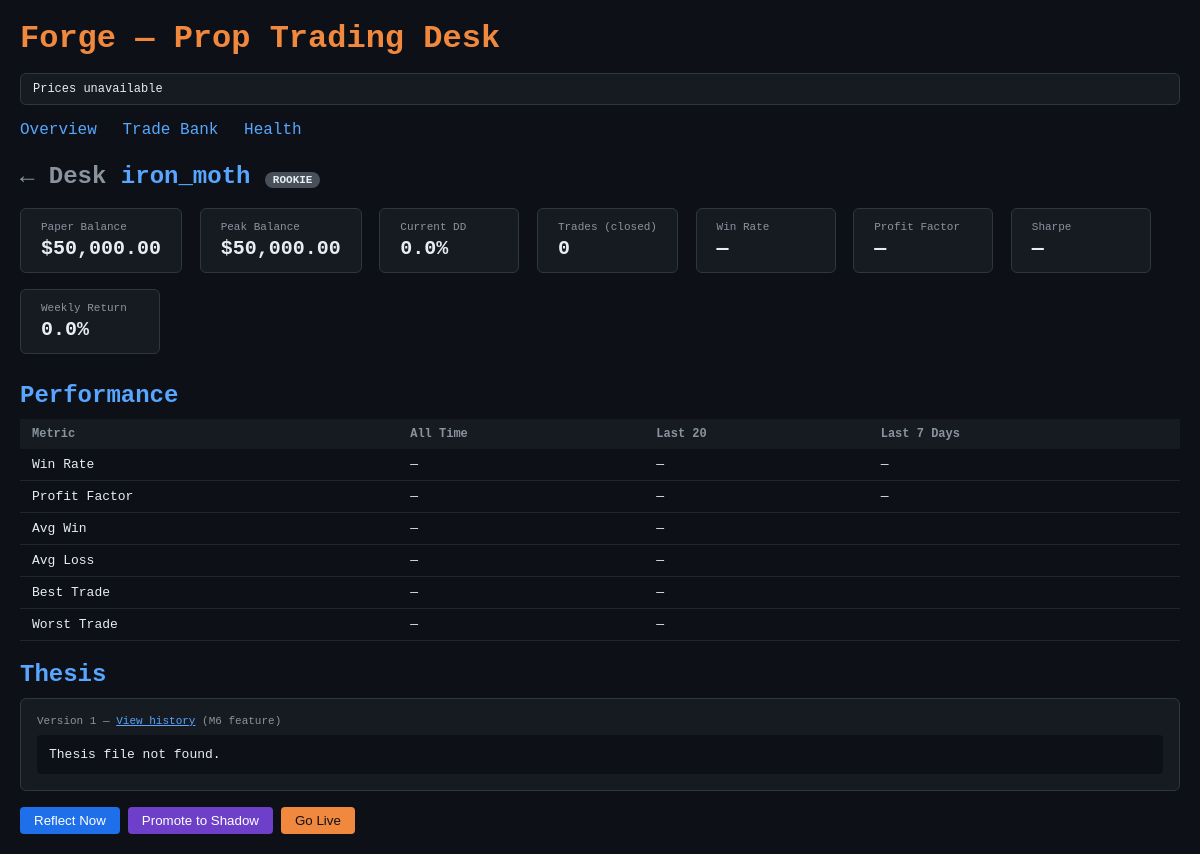
The app's page /agents/iron_moth with its own data.
### tables this page shows
CREATE TABLE agents (
    id TEXT PRIMARY KEY,
    name TEXT NOT NULL,
    status TEXT NOT NULL DEFAULT 'rookie',
    spawn_date TEXT NOT NULL,
    cull_date TEXT,
    config_json TEXT NOT NULL DEFAULT '{}',
    current_thesis_version INTEGER NOT NULL DEFAULT 1
);

CREATE TABLE accounts (
    id INTEGER PRIMARY KEY AUTOINCREMENT,
    agent_id TEXT NOT NULL,
    mode TEXT NOT NULL DEFAULT 'paper',
    balance REAL NOT NULL,
    peak_balance REAL NOT NULL,
    recorded_at TEXT NOT NULL,
    FOREIGN KEY (agent_id) REFERENCES agents(id)
);

### web/app.py (the view)
@app.get("/agents/{name}", response_class=HTMLResponse)
async def agent_detail(request: Request, name: str):
    conn = app.state.conn
    provider = getattr(app.state, "provider", None)
    config = getattr(app.state, "config", None)
    data_source = (
        data_source_map.get(config.get("data_source", "stub"), "STUB")
        if config
        else "STUB"
    )
    exchange_ok = provider is not None and getattr(provider._backend, "available", True)
    agent = conn.execute("SELECT * FROM agents WHERE id = ?", (name,)).fetchone()
    if not agent:
        return HTMLResponse("Agent not found", status_code=404)
    agent = dict(agent)
    aid = agent["id"]
    account = conn.execute(
        "SELECT * FROM accounts WHERE agent_id = ? AND mode = 'paper' ORDER BY id DESC LIMIT 1",
        (aid,),
    ).fetchone()
    account_dict = (
        dict(account) if account else {"balance": 50000.0, "peak_balance": 50000.0}
    )
    peak = account_dict["peak_balance"]
    max_dd = (peak - account_dict["balance"]) / peak if peak > 0 else 0.0
    metrics = compute_metrics(conn, aid)
    open_positions = conn.execute(
        "SELECT * FROM positions WHERE agent_id = ?", (aid,)
    ).fetchall()
    trade_history = conn.execute(
        "SELECT * FROM trades WHERE agent_id = ? ORDER BY entry_timestamp DESC LIMIT 50",
        (aid,),
    ).fetchall()
    thesis_version = agent.get("current_thesis_version", 1)
    thesis_path = Path("agents/theses") / f"{aid}_v{thesis_version}.md"
    try:
        thesis_text = thesis_path.read_text(encoding="utf-8")
    except FileNotFoundError:
        thesis_text = "Thesis file not found."
    return templates.TemplateResponse(
        "agent_detail.html",
        {
            "request": request,
            "agent": agent,
            "account": account_dict,
            "max_drawdown": max_dd,
            "metrics": metrics,
            "open_positions": [dict(p) for p in open_positions],
            "trade_history": [dict(t) for t in trade_history],
            "thesis_version": thesis_version,
            "thesis_text": thesis_text,
            "data_source": data_source,
            "exchange_ok": exchange_ok,
        },
    )

### web/templates/agent_detail.html (shortened to what this page needs)
{% extends "base.html" %}
{% block content %}
<h2>
  <a href="/" style="color:#8b949e;text-decoration:none;">&larr; Desk</a>
  {{ agent.name }}
  <span class="badge badge-{{ agent.status }}">{{ agent.status.upper() }}</span>
</h2>
<div>
  <div class="stat-card">
    <div class="stat-label">Paper Balance</div>
    <div class="stat-value" id="ag-balance">${{ "{:,.2f}".format(account.get('balance', 50000)) }}</div>
  </div>
  <div class="stat-card">
    <div class="stat-label">Peak Balance</div>
    <div class="stat-value">${{ "{:,.2f}".format(account.get('peak_balance', 50000)) }}</div>
  </div>
  <div class="stat-card">
    <div class="stat-label">Current DD</div>
    <div class="stat-value loss">{{ "{:.1%}".format(max_drawdown) }}</div>
  </div>
  <div class="stat-card">
    <div class="stat-label">Trades (closed)</div>
    <div class="stat-value">{{ metrics.closed_trades }}</div>
  </div>
  <div class="stat-card">
    <div class="stat-label">Win Rate</div>
    <div class="stat-value {{ 'win' if metrics.win_rate >= 0.55 else ('loss' if metrics.win_rate > 0 else '') }}">
      {{ "{:.1%}".format(metrics.win_rate) if metrics.win_rate > 0 else '—' }}
    </div>
  </div>
  <div class="stat-card">
    <div class="stat-label">Profit Factor</div>
    <div class="stat-value {{ 'win' if metrics.profit_factor >= 1.4 else ('loss' if metrics.profit_factor > 0 else '') }}">
      {{ "{:.2f}".format(metrics.profit_factor) if metrics.profit_factor > 0 else '—' }}
    </div>
  </div>
  <div class="stat-card">
    <div class="stat-label">Sharpe</div>
    <div class="stat-value {{ 'win' if metrics.sharpe >= 1.5 else ('loss' if metrics.sharpe > 0 else '') }}">
      {{ "{:.2f}".format(metrics.sharpe) if metrics.sharpe > 0 else '—' }}
    </div>
  </div>
  <div class="stat-card">
    <div class="stat-label">Weekly Return</div>
    <div class="stat-value {{ 'win' if metrics.last_7d_return > 0 else ('loss' if metrics.last_7d_return < 0 else '') }}">
      {{ "{:+.2%}".format(metrics.last_7d_return) if metrics.last_7d_return != 0 else '0.0%' }}
    </div>
  </div>
</div>
<h2>Performance</h2>
<table>
  <tr><th>Metric</th><th>All Time</th><th>Last 20</th><th>Last 7 Days</th></tr>
  <tr>
    <td>Win Rate</td>
    <td>{{ "{:.1%}".format(metrics.win_rate) if metrics.win_rate > 0 else '—' }}</td>
    <td>{{ "{:.1%}".format(metrics.last_20_win_rate) if metrics.last_20_win_rate > 0 else '—' }}</td>
    <td>—</td>
  </tr>
  <tr>
    <td>Profit Factor</td>
    <td>{{ "{:.2f}".format(metrics.profit_factor) if metrics.profit_factor > 0 else '—' }}</td>
    <td>{{ "{:.2f}".format(metrics.last_20_pf) if metrics.last_20_pf > 0 else '—' }}</td>
    <td>—</td>
  </tr>
  <tr>
    <td>Avg Win</td>
    <td>{{ "{:+.2%}".format(metrics.avg_win_pct) if metrics.avg_win_pct != 0 else '—' }}</td>
    <td colspan="2">—</td>
  </tr>
  <tr>
    <td>Avg Loss</td>
    <td>{{ "{:.2%}".format(metrics.avg_loss_pct) if metrics.avg_loss_pct != 0 else '—' }}</td>
    <td colspan="2">—</td>
  </tr>
  <tr>
    <td>Best Trade</td>
    <td>{{ "{:+.2%}".format(metrics.best_trade_pct) if metrics.best_trade_pct != 0 else '—' }}</td>
    <td colspan="2">—</td>
  </tr>
  <tr>
    <td>Worst Trade</td>
    <td>{{ "{:.2%}".format(metrics.worst_trade_pct) if metrics.worst_trade_pct != 0 else '—' }}</td>
    <td colspan="2">—</td>
  </tr>
</table>
<h2>Thesis</h2>
<div style="background:#161b22;border:1px solid #30363d;border-radius:6px;padding:16px;margin-top:8px;">
  <div style="color:#8b949e;font-size:11px;margin-bottom:8px;">
    Version {{ thesis_version }} &mdash;
    <a href="#" style="color:#58a6ff;">View history</a>
    (M6 feature)
  </div>
  <pre style="white-space:pre-wrap;color:#e6edf3;font-size:13px;background:#0d1117;padding:12px;border-radius:4px;">{{ thesis_text }}</pre>
</div>
<div style="margin-top:16px;display:flex;gap:8px;">
  <button onclick="alert('Reflection triggered (M6 feature placeholder)')" style="background:#1f6feb;color:#fff;border:none;border-radius:4px;padding:6px 14px;cursor:pointer;">Reflect Now</button>
  <button onclick="alert('Promote to Shadow (M9 feature placeholder)')" style="background:#6e40c9;color:#fff;border:none;border-radius:4px;padding:6px 14px;cursor:pointer;">Promote to Shadow</button>
  <button onclick="alert('Go Live (M9 feature placeholder)')" style="background:#f0883e;color:#0d1117;border:none;border-radius:4px;padding:6px 14px;cursor:pointer;">Go Live</button>
</div>
{% endblock %}

### web/templates/base.html (shortened to what this page needs)
<!DOCTYPE html>
<html lang="en">
<head>
  <link rel="stylesheet" href="/static/forge.css">
</head>
<body>
  <h1>Forge &mdash; Prop Trading Desk</h1>
  <div id="ticker">Loading prices...</div>
  <nav>
    <a href="/">Overview</a>
    <a href="/trades">Trade Bank</a>
    <a href="/health">Health</a>
  </nav>
  {% block content %}{% endblock %}
</body>
</html>

### web/templates/base.html (style rules this page uses)
* { box-sizing: border-box; margin: 0; padding: 0; }
body { font-family: 'Courier New', monospace; background: #0d1117; color: #e6edf3; padding: 20px; }
h1 { color: #f0883e; margin-bottom: 16px; }
h2 { color: #58a6ff; margin: 20px 0 10px; }
table { width: 100%; border-collapse: collapse; margin-top: 8px; }
th { background: #161b22; color: #8b949e; text-align: left; padding: 8px 12px; font-size: 12px; }
td { padding: 8px 12px; border-bottom: 1px solid #21262d; font-size: 13px; }
.badge { display: inline-block; padding: 2px 8px; border-radius: 12px; font-size: 11px; font-weight: bold; }
.badge-rookie { background: #484f58; color:#e6edf3; }
.loss { color: #f85149; }
.stat-card { display: inline-block; background: #161b22; border: 1px solid #30363d; border-radius: 6px; padding: 12px 20px; margin: 8px 8px 8px 0; min-width: 140px; }
.stat-label { color: #8b949e; font-size: 11px; }
.stat-value { color: #e6edf3; font-size: 20px; font-weight: bold; margin-top: 4px; }
nav { margin-bottom: 24px; }
nav a { color: #58a6ff; text-decoration: none; margin-right: 16px; }
#ticker { background: #161b22; border: 1px solid #30363d; border-radius: 6px; padding: 8px 12px; margin-bottom: 16px; font-size: 12px; display: flex; gap: 16px; overflow-x: auto; white-space: nowrap; }

### records on screen
agents: name "iron_moth", status "ROOKIE"
accounts: balance "50,000.00", peak_balance "50,000.00"

### other values on screen
{{ "{:.1%}".format(max_drawdown) }} "0.0%"
{{ metrics.closed_trades }} "0"
{{ "{:.1%}".format(metrics.win_rate) if metrics.win_rate > 0 else '—' }} "—"
{{ "{:.2f}".format(metrics.sharpe) if metrics.sharpe > 0 else '—' }} "—"
{{ "{:.2f}".format(metrics.last_20_pf) if metrics.last_20_pf > 0 else '—' }} "—"
{{ thesis_version }} "1"
{{ thesis_text }} "Thesis file not found."
